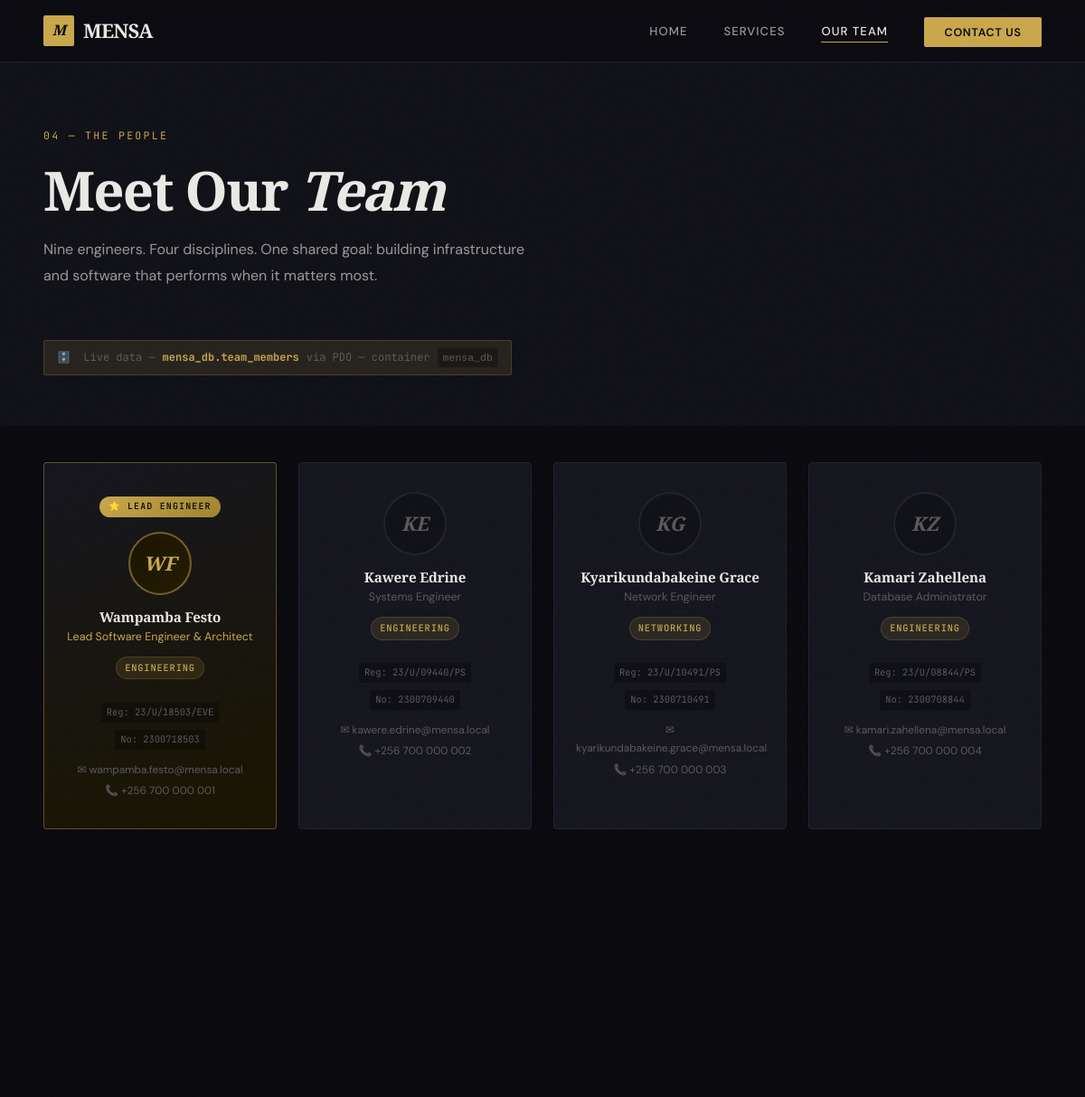
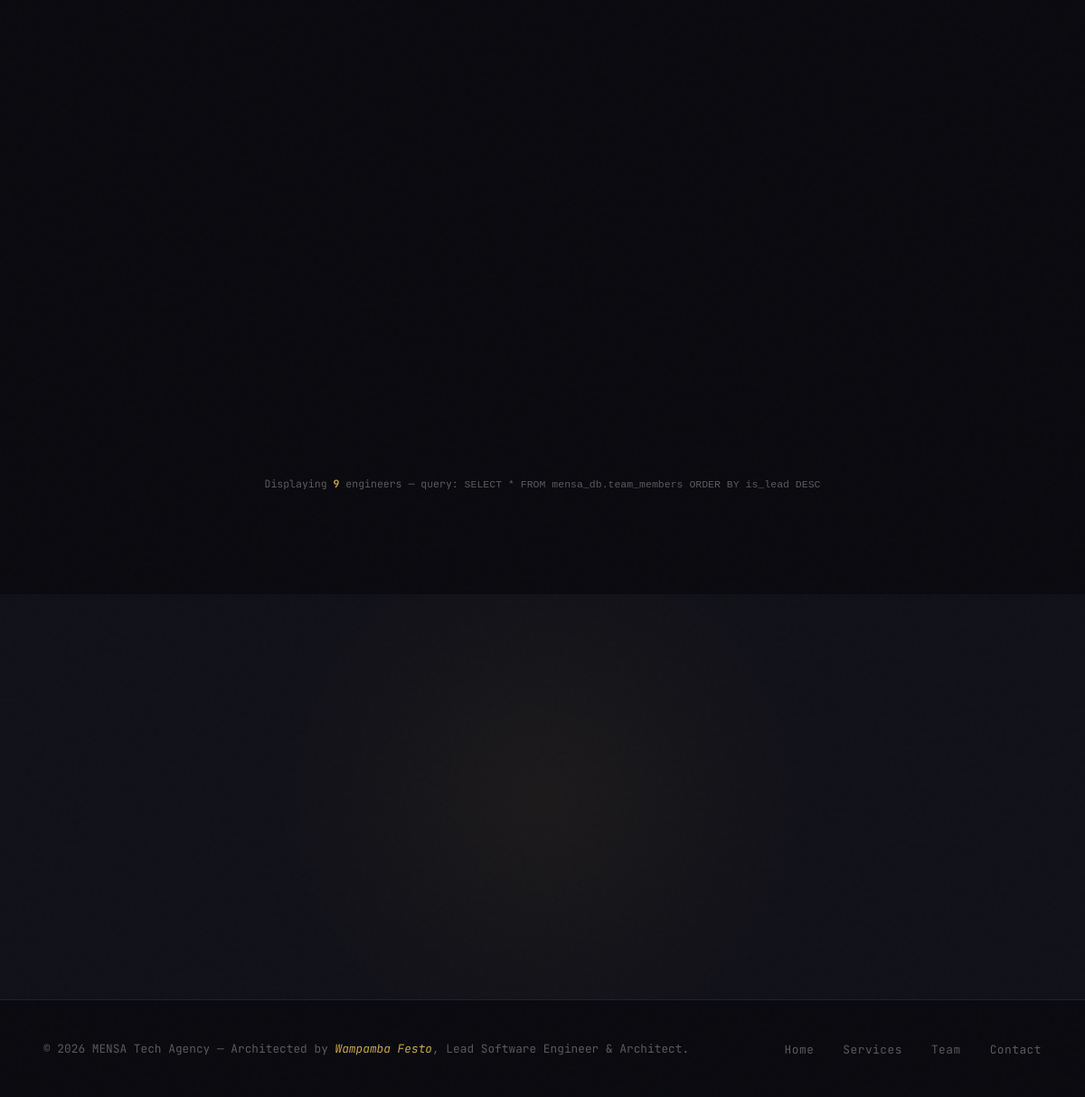
The app's page /team.php with its own data (2 pictures, top to bottom).
### tables this page shows
CREATE TABLE IF NOT EXISTS team_members (
    id          INT          UNSIGNED AUTO_INCREMENT PRIMARY KEY,
    full_name   VARCHAR(120) NOT NULL,
    role        VARCHAR(150) NOT NULL,
    department  VARCHAR(100) NOT NULL DEFAULT 'Engineering',
    email       VARCHAR(180) NOT NULL UNIQUE,
    phone       VARCHAR(30)           DEFAULT NULL,
    reg_number  VARCHAR(60)           DEFAULT NULL COMMENT 'University Registration Number',
    student_no  VARCHAR(30)           DEFAULT NULL COMMENT 'University Student Number',
    bio         TEXT                  DEFAULT NULL,
    is_lead     TINYINT(1)   NOT NULL DEFAULT 0    COMMENT '1 = Lead, 0 = Member',
    joined_date DATE                  DEFAULT NULL,
    created_at  TIMESTAMP    NOT NULL DEFAULT CURRENT_TIMESTAMP,
    updated_at  TIMESTAMP    NOT NULL DEFAULT CURRENT_TIMESTAMP ON UPDATE CURRENT_TIMESTAMP
);

### www/team.php (the view, shortened to what this page needs)
<?php
$members = [];
$dbError = null;
try {
    $pdo  = getDbConnection();
    $stmt = $pdo->query(
        'SELECT id, full_name, role, department, email, phone,
                reg_number, student_no, is_lead
         FROM   team_members
         ORDER  BY is_lead DESC, id ASC'
    );
    $members = $stmt->fetchAll();
} catch (RuntimeException $e) {
    $dbError = $e->getMessage();
}
function getInitials(string $name): string {
    $parts    = explode(' ', trim($name));
    $initials = '';
    foreach (array_slice($parts, 0, 2) as $p) {
        $initials .= mb_strtoupper(mb_substr($p, 0, 1));
    }
    return $initials ?: '?';
}
?>
<!DOCTYPE html>
<html lang="en">
<head>
  <link rel="stylesheet" href="assets/css/style.css" />
</head>
<body>
<nav class="navbar" id="navbar">
  <div class="navbar-inner">
    <a href="index.php" class="navbar-logo">
      <div class="logo-mark">M</div>
      MENSA
    </a>
    <ul class="navbar-links">
      <li><a href="index.php">Home</a></li>
      <li><a href="services.php">Services</a></li>
      <li><a href="team.php" class="active">Our Team</a></li>
      <li><a href="contact.php" class="btn-nav">Contact Us</a></li>
    </ul>
  </div>
</nav>
<section class="section" style="padding-top:140px; padding-bottom:2rem; background:var(--bg-secondary);">
  <div class="container">
    <div class="reveal">
      <span class="section-eyebrow">04 — The People</span>
      <h1 class="section-title" style="font-size:clamp(2.4rem,5vw,3.8rem);">
        Meet Our <em>Team</em>
      </h1>
      <p class="section-subtitle">
        Nine engineers. Four disciplines. One shared goal: building infrastructure
        and software that performs when it matters most.
      </p>
      <div class="db-info">
        🗄️&nbsp; Live data —
        <strong style="color:var(--accent);">mensa_db.team_members</strong>
        via PDO &mdash; container
        <code style="background:rgba(0,0,0,0.3);padding:1px 6px;border-radius:2px;font-size:0.72rem;">mensa_db</code>
      </div>
    </div>
  </div>
</section>
<section class="section" style="padding-top:2.5rem;">
  <div class="container">
    <?php if ($dbError): ?>
      <div class="db-notice reveal">
        <strong>⚠ Database Unavailable:</strong> <?= htmlspecialchars($dbError) ?><br>
        <small>Ensure the Docker containers are running: <code>docker compose up -d</code></small>
      </div>
    <?php elseif (empty($members)): ?>
      <div class="db-notice reveal">
        No team members found. Run <code>docker compose down -v &amp;&amp; docker compose up -d</code> to re-seed.
      </div>
    <?php else: ?>
      <div class="team-grid">
        <?php foreach ($members as $m): ?>
          <?php $isLead = (bool)$m['is_lead']; ?>
          <article class="team-card <?= $isLead ? 'is-lead' : '' ?> reveal">
            <?php if ($isLead): ?>
              <div class="badge-lead">⭐ Lead Engineer</div>
            <?php endif; ?>
            <div class="team-avatar"><?= htmlspecialchars(getInitials($m['full_name'])) ?></div>
            <h3 class="team-name"><?= htmlspecialchars($m['full_name']) ?></h3>
            <p class="team-role"><?= htmlspecialchars($m['role']) ?></p>
            <span class="team-dept"><?= htmlspecialchars($m['department']) ?></span>
            <div style="margin:0.5rem 0;">
              <?php if (!empty($m['reg_number'])): ?>
                <div class="team-meta">Reg: <?= htmlspecialchars($m['reg_number']) ?></div>
              <?php endif; ?>
              <?php if (!empty($m['student_no'])): ?>
                <div class="team-meta">No: <?= htmlspecialchars($m['student_no']) ?></div>
              <?php endif; ?>
            </div>
            <div class="team-contact">
              <?php if (!empty($m['email'])): ?>
                <div><a href="mailto:<?= htmlspecialchars($m['email']) ?>">✉ <?= htmlspecialchars($m['email']) ?></a></div>
              <?php endif; ?>
              <?php if (!empty($m['phone'])): ?>
                <div style="margin-top:3px;">📞 <?= htmlspecialchars($m['phone']) ?></div>
              <?php endif; ?>
            </div>
          </article>
        <?php endforeach; ?>
      </div>
      <p style="text-align:center;margin-top:3rem;font-family:var(--font-mono);font-size:0.72rem;color:var(--text-muted);">
        Displaying
        <strong style="color:var(--accent);"><?= count($members) ?></strong>
        engineers — query: <code>SELECT * FROM mensa_db.team_members ORDER BY is_lead DESC</code>
      </p>
    <?php endif; ?>
  </div>
</section>
<section class="cta-section">
  <div class="container">
  </div>
</section>
<footer>
  <div class="footer-inner">
    <p class="footer-copy">
      &copy; <?= date('Y') ?> MENSA Tech Agency &mdash;
      Architected by <span class="accent-name">Wampamba Festo</span>,
      Lead Software Engineer &amp; Architect.
    </p>
    <ul class="footer-links">
      <li><a href="index.php">Home</a></li>
      <li><a href="services.php">Services</a></li>
      <li><a href="team.php">Team</a></li>
      <li><a href="contact.php">Contact</a></li>
    </ul>
  </div>
</footer>
</body>
</html>

### records on screen
team_members: is_lead "⭐ LEAD ENGINEER", full_name "WF", full_name "Wampamba Festo", role "Lead Software Engineer & Architect", department "ENGINEERING", reg_number "23/U/18503/EVE", student_no "2300718503", email "wampamba.festo@mensa.local", phone "+256 700 000 001"
team_members: full_name "KE", full_name "Kawere Edrine", role "Systems Engineer", department "ENGINEERING", reg_number "23/U/09440/PS", student_no "2300709440", email "kawere.edrine@mensa.local", phone "+256 700 000 002"
team_members: full_name "KG", full_name "Kyarikundabakeine Grace", role "Network Engineer", department "NETWORKING", reg_number "23/U/10491/PS", student_no "2300710491", email "kyarikundabakeine.grace@mensa.local", phone "+256 700 000 003"
team_members: full_name "KZ", full_name "Kamari Zahellena", role "Database Administrator", department "ENGINEERING", reg_number "23/U/08844/PS", student_no "2300708844", email "kamari.zahellena@mensa.local", phone "+256 700 000 004"

### other values on screen
count($members) "9"
